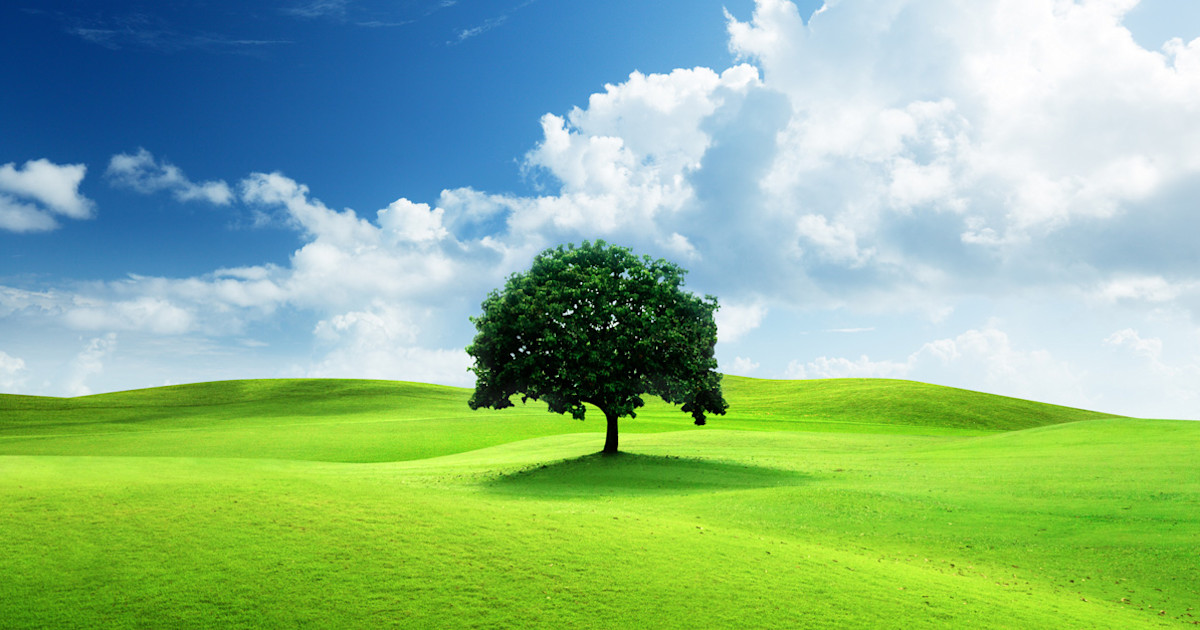
#> input picture week_04/tree.jpg, 1200 x 630 px, found by its file name
$ jupyter execute --allow-errors 25410066_Kmeans_applications.ipynb
#> lines starting #> are read from the running program, lines starting #| are printed output that depends on the picture
# Object Segmentation (tách vật thể trong ảnh)
## Đặt vấn đề
Giả sử chúng ta có bức ảnh dưới đây và muốn thuật toán tự động nhận ra vùng khuôn mặt và tách nó ra.

## Lên ý tưởng
Bức ảnh có ba màu chủ đạo: hồng ở khăn và môi; đen ở mắt, tóc, và hậu cảnh; màu da ở vùng còn lại của khuôn mặt. Vậy chúng ta có thể áp dụng thuật toán K-means clustering để phân các pixel ảnh thành 3 clusters, sau đó chọn cluster chứa phần khuôn mặt (phần này do con người làm).

Đây là một bức ảnh màu, mỗi điểm ảnh sẽ được biểu diễn bới 3 giá trị tương ứng với màu Red, Green, và Blue (mỗi giá trị này cũng là một số tự nhiên không vượt quá 255). Nếu ta coi mỗi điểm dữ liệu là một vector 3 chiều chứa các giá trị này, sau đó áp dụng thuật toán K-means clustering, chúng ta có thể có kết quả mong muốn.

## Hiện thực

[cell 1]
import matplotlib.image as mpimg
import matplotlib.pyplot as plt
import numpy as np
from sklearn.cluster import KMeans

#> (the rest of this cell did not finish here and is left out)

[cell 2]
from google.colab import drive
drive.mount('/content/drive')

#> (a cell that did not finish here is left out)

#> (a cell that did not finish here is left out)

#> (a cell that did not finish here is left out)

#> (a cell that did not finish here is left out)

## Bài tập 2: Thử lại đoạn code trên với hình tree.jpg. Hãy xác định số cluster phù hợp.

[cell 7]
# Code bài tập 2 ở đây
img_phototree = mpimg.imread('/content/drive/MyDrive/Colab Notebooks/tree.jpg')
#> img_phototree is the input picture: shape (630, 1200, 3); mean R, G, B 139.8, 183.6, 139.9
plt.imshow(img_phototree)
imgplot = plt.imshow(img_phototree)
plt.axis('off')
plt.show()
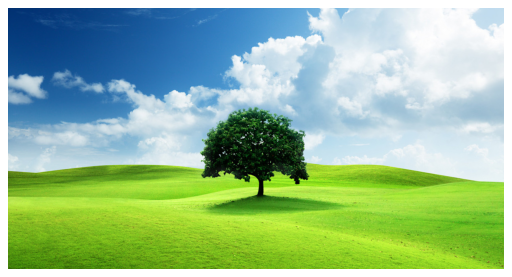
#> figure drawn by matplotlib, 1 panel

[cell 8]
# Load ảnh
# Import để mở và xử lý ảnh
from PIL import Image
img = Image.open('/content/drive/MyDrive/Colab Notebooks/tree.jpg')
img = np.array(img) # Chuyển ảnh sang định dạng mảng numpy (ma trận số)

# Chuyển ảnh thành ma trận 2D (pixels x RGB)
pixel_matrix = img.reshape(-1, 3) # Chuyển ảnh từ 3D (H x W x 3) thành 2D (H*W x 3) để đưa vào KMeans

# Dùng Elbow Method để xác định số cluster phù hợp
inertia = [] # Danh sách lưu inertia (độ lỗi nội cụm) cho từng k
cluster_range = range(1, 11) # Duyệt k từ 1 đến 10

for k in cluster_range:
    kmeans = KMeans(n_clusters=k, random_state=42).fit(pixel_matrix) # Huấn luyện mô hình KMeans với k cụm
    inertia.append(kmeans.inertia_) # Lưu tổng lỗi (inertia) để vẽ biểu đồ Elbow
#> after the loop, inertia = [1.23e+10, 5.46e+09, 2.22e+09, 1.44e+09, 1.12e+09, 915257335.4, 533592170.7, 428983408.5, 358792375.9, 311060191.3]

# Vẽ biểu đồ Elbow
plt.plot(cluster_range, inertia, marker='o')
plt.xlabel('Số lượng cluster (k)')
plt.ylabel('Inertia')
plt.title('Elbow Method để tìm k tối ưu')
plt.grid(True)
plt.show()
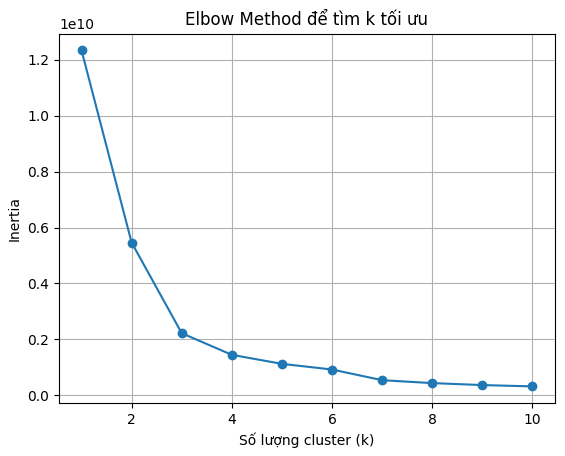
#> figure drawn by matplotlib, 1 panel; curve peaks at x = 1, y = 1.23e+10

# Sau khi xem biểu đồ và chọn k phù hợp
optimal_k = 5
kmeans = KMeans(n_clusters=optimal_k, random_state=42).fit(pixel_matrix)
labels = kmeans.labels_
centers = kmeans.cluster_centers_
#> centers = [[157, 194.4, 216.7], [143.6, 203.7, 44.26], [38.55, 103.7, 165.3], [218.6, 232.3, 239.5], [41.47, 81.8, 18.78]]

# Tạo ảnh phân đoạn từ kết quả clustering
segmented_img = centers[labels].reshape(img.shape).astype(np.uint8)
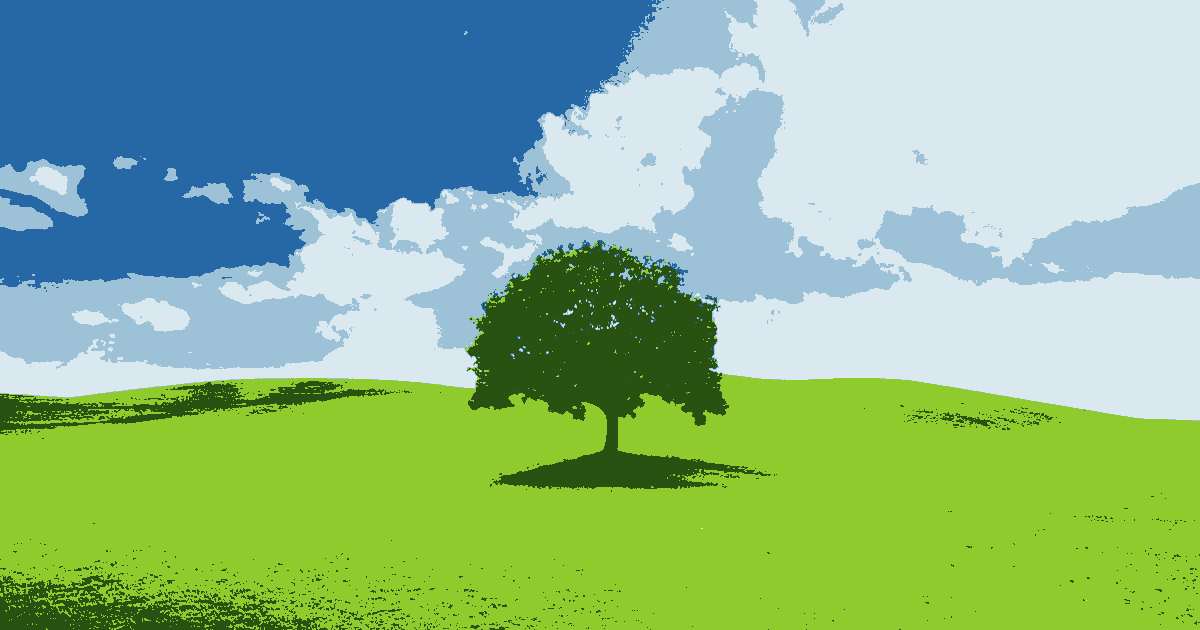
#> segmented_img: shape (630, 1200, 3); mean R, G, B 139.3, 183.1, 139.4

# Hiển thị ảnh
plt.imshow(segmented_img)
plt.axis('off')
plt.title(f'Segmented Image với {optimal_k} clusters')
plt.show()

# Image Compression (nén ảnh và nén dữ liệu nói chung)
Để ý thấy rằng mỗi một pixel có thể nhận một trong số 256^3=16,777,216. Đây là một số rất lớn (tương đương với 24 bit cho một điểm ảnh). Nếu ta muốn lưu mỗi điểm ảnh với một số bit nhỏ hơn và chấp nhận mất dữ liệu ở một mức nào đó, có cách nào không nếu ta chỉ biết K-means clustering?

Câu trả lời là có. Trong bài toán Segmentation phía trên, ở hình cô gái chúng ta có 3 clusters, và mỗi một điểm ảnh sau khi xử lý sẽ được biểu diễn bởi 1 số tương ứng với 1 cluster. Tuy nhiên, chất lượng bức ảnh rõ ràng đã giảm đi nhiều.

## Bài tập 3: Các bạn hãy thử với số lượng clusters khác là 5, 10, 15, 20. Nhận xét xem chất lượng hình thay đổi thế nào.

[cell 9]
# Load ảnh gốc
img = Image.open('/content/drive/MyDrive/Colab Notebooks/tree.jpg')
img = img.convert('RGB')  # đảm bảo ảnh RGB
img_np = np.array(img)

# Chuyển ảnh thành ma trận 2D (pixel x RGB)
h, w, c = img_np.shape # Lấy kích thước ảnh: height, width, channels (3 màu)
#> h = 630; w = 1200; c = 3
img_2d = img_np.reshape(-1, 3) # Chuyển ảnh từ (H x W x 3) sang (H*W x 3) để đưa vào KMeans

# Danh sách số cluster cần thử
cluster_list = [5, 10, 15, 20]

# Hàm phân đoạn ảnh bằng KMeans
def segment_image(img_2d, k):
    kmeans = KMeans(n_clusters=k, random_state=42) # Định nghĩa hàm phân đoạn ảnh theo KMeans
    labels = kmeans.fit_predict(img_2d)  # Gán nhãn cho từng điểm ảnh
    centers = kmeans.cluster_centers_ # Lấy tâm của các cụm (màu RGB đại diện)
    segmented = centers[labels].reshape(h, w, 3).astype(np.uint8)# Dựng lại ảnh từ nhãn và tâm cụm
    return segmented  # Trả về ảnh phân cụm

# Vẽ ảnh gốc và các ảnh đã phân đoạn
plt.figure(figsize=(18, 5))
plt.subplot(1, len(cluster_list)+1, 1)
plt.imshow(img_np)
plt.title('Ảnh gốc')
plt.axis('off')

# Duyệt qua từng số cluster và vẽ ảnh phân đoạn
for i, k in enumerate(cluster_list):
    segmented_img = segment_image(img_2d, k)
    plt.subplot(1, len(cluster_list)+1, i+2)
    plt.imshow(segmented_img)
    plt.title(f'{k} Clusters')
    plt.axis('off')
#> this loop made 4 passes
#> pass 2, in segment_image (call 2), `segmented = centers[labels].reshape(h, w, 3).astype(np.uint8)# Dựng lạ..`:
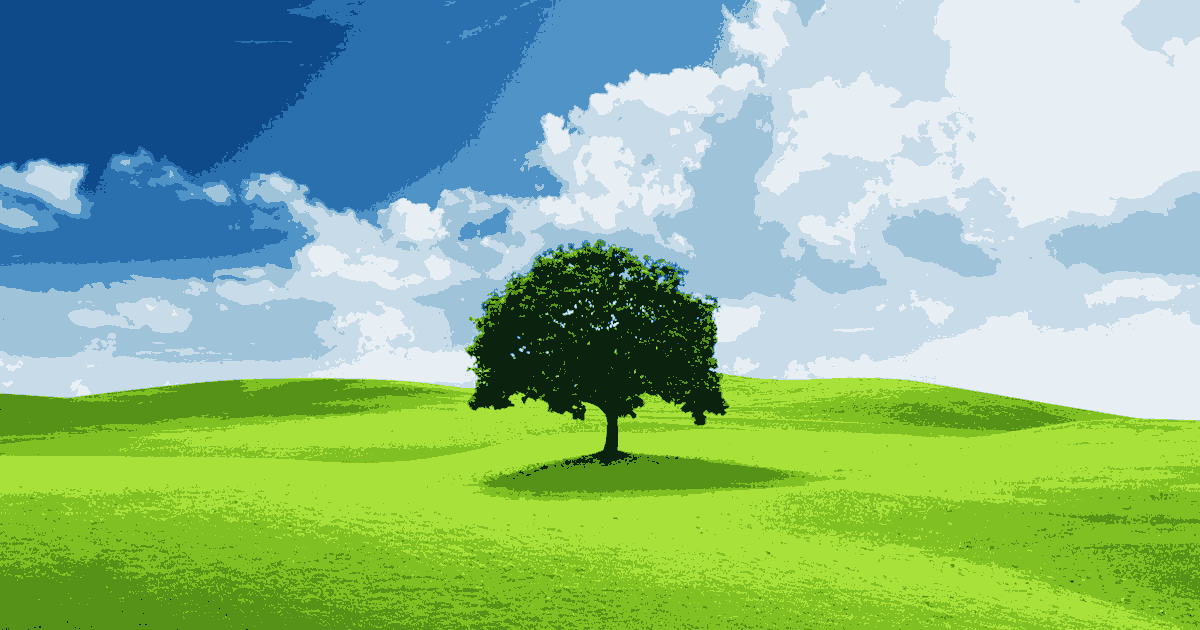
#> segmented: shape (630, 1200, 3); mean of channels 0, 1, 2 139.1, 183, 139.4; drawn as R, G, B

plt.tight_layout()
plt.show()
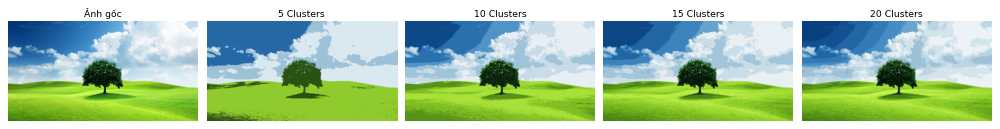
#> figure drawn by matplotlib, 5 panels
